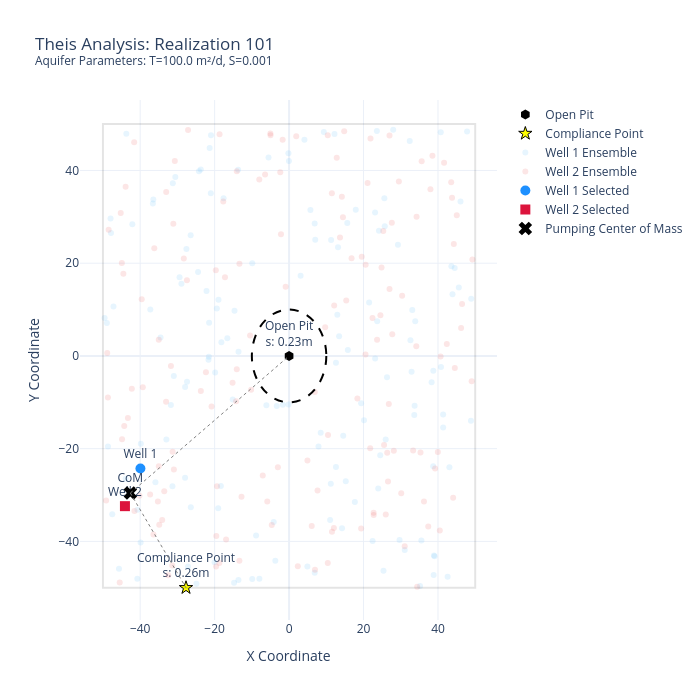

This figure's notebook cell:
### Code cell
##############
### set up ###
##############

fig = go.Figure()

# access the underlying dataframe using the internal _df attribute
df = pop._df

######################################
### two well example visualization ###
######################################

# domain
fig.add_shape(type="rect", x0=x_min, y0=y_min, x1=x_max, y1=y_max, line=dict(color="black"), opacity=0.1)

# no-go area
fig.add_shape(type="circle", x0=-no_go_radius, y0=-no_go_radius, x1=no_go_radius, y1=no_go_radius, line=dict(color="black", dash="dash"))

# targets with drawdown labels
fig.add_trace(go.Scatter(x=[0], y=[0], mode='markers+text', text=[f"Open Pit<br>s: {s_pit:.2f}m"],
                         marker=dict(color='black', size=10, symbol='hexagon'), name="Open Pit", textposition="top center"))

fig.add_trace(go.Scatter(x=[xc_val], y=[yc], mode='markers+text', text=[f"Compliance Point<br>s: {s_compliance:.2f}m"],
                         marker=dict(color='yellow', size=10, symbol='star', line=dict(width=1, color='black')), 
                         name="Compliance Point", textposition="top center" if yc == y_min else "bottom center"))

# well ensembles
fig.add_trace(go.Scatter(x=df["well_1_x"], y=df["well_1_y"], mode='markers', marker=dict(color='lightskyblue', opacity=0.2), name="Well 1 Ensemble"))
fig.add_trace(go.Scatter(x=df["well_2_x"], y=df["well_2_y"], mode='markers', marker=dict(color='lightcoral', opacity=0.2), name="Well 2 Ensemble"))

# selected wells
fig.add_trace(go.Scatter(x=[pst.parameter_data.loc["well_1_x", "parval1"]], y=[pst.parameter_data.loc["well_1_y", "parval1"]],
                         mode='markers+text', text=["Well 1"], marker=dict(color='dodgerblue', size=10), name="Well 1 Selected", textposition="top center"))
fig.add_trace(go.Scatter(x=[pst.parameter_data.loc["well_2_x", "parval1"]], y=[pst.parameter_data.loc["well_2_y", "parval1"]],
                         mode='markers+text', text=["Well 2"], marker=dict(color='crimson', size=10, symbol='square'), name="Well 2 Selected", textposition="top center"))

# CoM and distance lines
fig.add_trace(go.Scatter(x=[com_x], y=[com_y], mode='markers+text', text=["CoM"], marker=dict(color='black', size=12, symbol='x'), name="Pumping Center of Mass", textposition="top center"))
fig.add_trace(go.Scatter(x=[com_x, xc_val, None, com_x, 0], y=[com_y, yc, None, com_y, 0], 
                         mode='lines', line=dict(color='grey', width=1, dash='dot'), showlegend=False))

fig.update_layout(
    xaxis_title="X Coordinate", 
    yaxis_title="Y Coordinate", 
    template="plotly_white", 
    width=700, 
    height=700,
    title=(f"Theis Analysis: Realization {selected_real}<br>"
           f"<sup>Aquifer Parameters: T={T_val} m²/d, S={S_val}</sup>")
)

fig.show()

### Figure 1 — Plotly figure (JSON) as saved in the notebook; plotly's stock layout.template omitted (floating-point values rounded to 4 significant figures; data arrays with more than 128 entries replaced by an {"elided": "..."} marker saying what was removed)
{"data": [{"marker": {"color": "black", "size": 10, "symbol": "hexagon"}, "mode": "markers+text", "name": "Open Pit", "text": ["Open Pit<br>s: 0.23m"], "textposition": "top center", "type": "scatter", "x": [0], "y": [0]}, {"marker": {"color": "yellow", "line": {"color": "black", "width": 1}, "size": 10, "symbol": "star"}, "mode": "markers+text", "name": "Compliance Point", "text": ["Compliance Point<br>s: 0.26m"], "textposition": "top center", "type": "scatter", "x": [-27.69], "y": [-50]}, {"marker": {"color": "lightskyblue", "opacity": 0.2}, "mode": "markers", "name": "Well 1 Ensemble", "type": "scatter", "x": {"elided": "150 float values"}, "y": {"elided": "150 float values"}}, {"marker": {"color": "lightcoral", "opacity": 0.2}, "mode": "markers", "name": "Well 2 Ensemble", "type": "scatter", "x": {"elided": "150 float values"}, "y": {"elided": "150 float values"}}, {"marker": {"color": "dodgerblue", "size": 10}, "mode": "markers+text", "name": "Well 1 Selected", "text": ["Well 1"], "textposition": "top center", "type": "scatter", "x": [-39.93], "y": [-24.28]}, {"marker": {"color": "crimson", "size": 10, "symbol": "square"}, "mode": "markers+text", "name": "Well 2 Selected", "text": ["Well 2"], "textposition": "top center", "type": "scatter", "x": [-44.09], "y": [-32.4]}, {"marker": {"color": "black", "size": 12, "symbol": "x"}, "mode": "markers+text", "name": "Pumping Center of Mass", "text": ["CoM"], "textposition": "top center", "type": "scatter", "x": [-42.64], "y": [-29.57]}, {"line": {"color": "grey", "dash": "dot", "width": 1}, "mode": "lines", "showlegend": false, "type": "scatter", "x": [-42.64, -27.69, null, -42.64, 0], "y": [-29.57, -50, null, -29.57, 0]}], "layout": {"height": 700, "shapes": [{"line": {"color": "black"}, "opacity": 0.1, "type": "rect", "x0": -50, "x1": 50, "y0": -50, "y1": 50}, {"line": {"color": "black", "dash": "dash"}, "type": "circle", "x0": -10, "x1": 10, "y0": -10, "y1": 10}], "title": {"text": "Theis Analysis: Realization 101<br><sup>Aquifer Parameters: T=100.0 m²/d, S=0.001</sup>"}, "width": 700, "xaxis": {"title": {"text": "X Coordinate"}}, "yaxis": {"title": {"text": "Y Coordinate"}}}}
